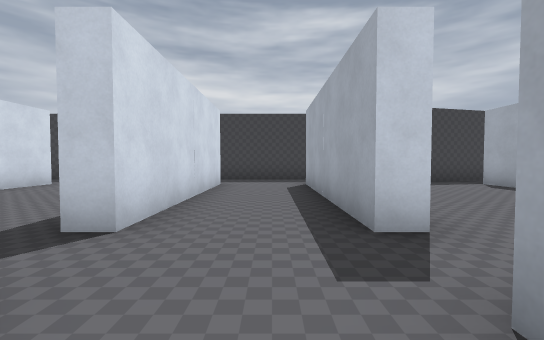
[1] (above)

21 first-person views from a walk through a 3-D level made in the Godot game engine. The camera is 1.3 m above the floor, tilts 2° down and sees 90° across. The floor is counted in squares, 2 m on a side. Each view is taken from the middle of a square. On the plan, view 1 faces up. The plan holds only what a view shows up to about 9 squares ahead; the rest is blank. The place goes on beyond the plan. Some surface patterns are stand-ins.

[2]
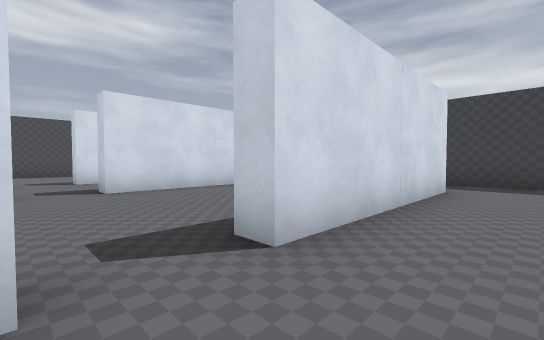

[3]
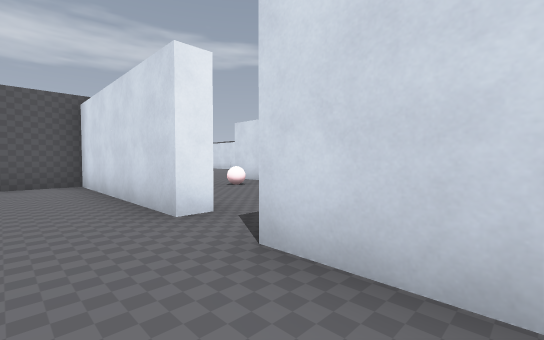

[4]
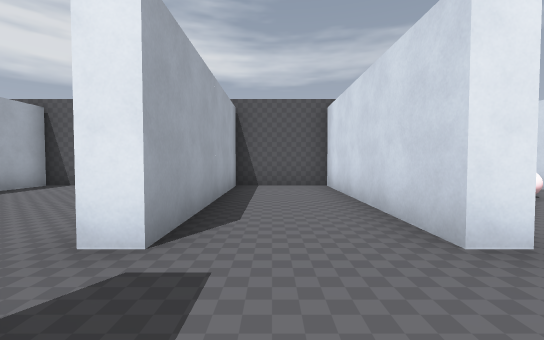

[5]
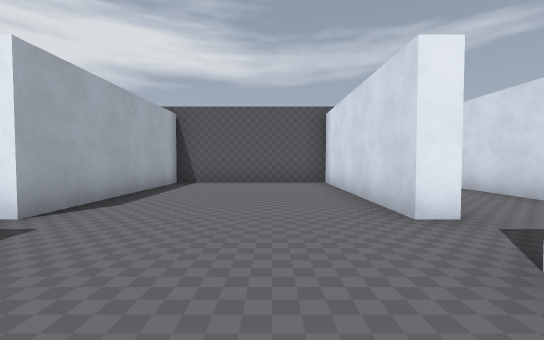

[6]
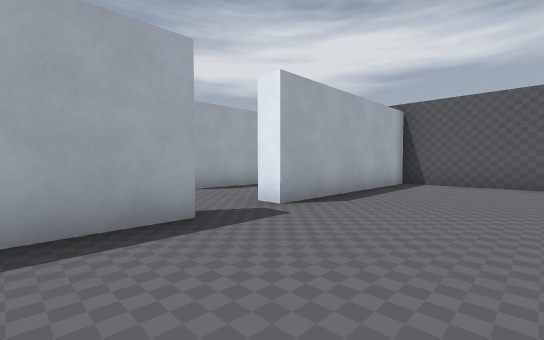

[7]
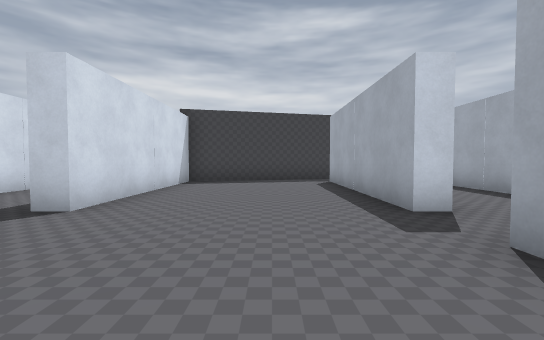

[8]
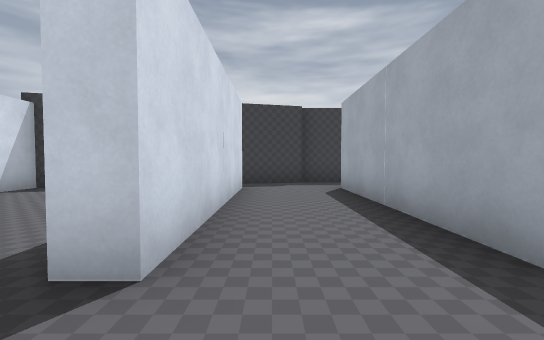

[9]
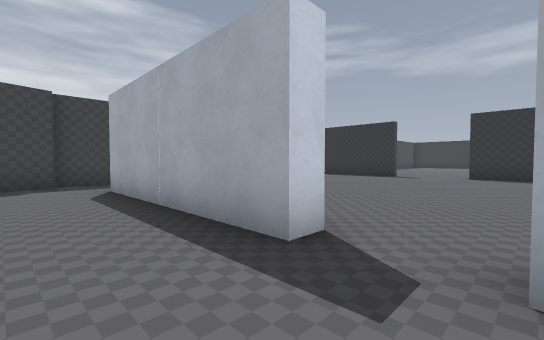

[10]
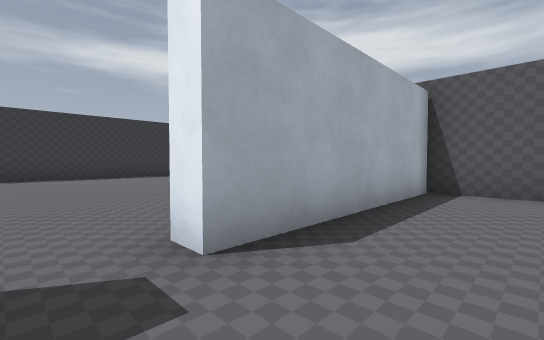

[11]
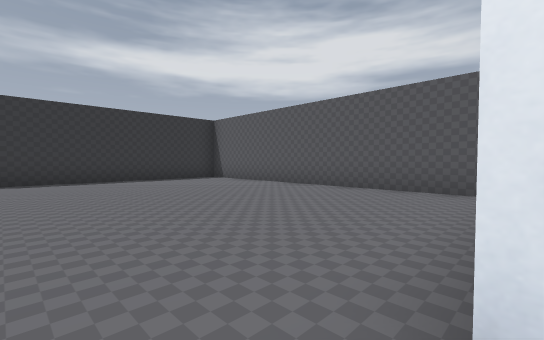

[12]
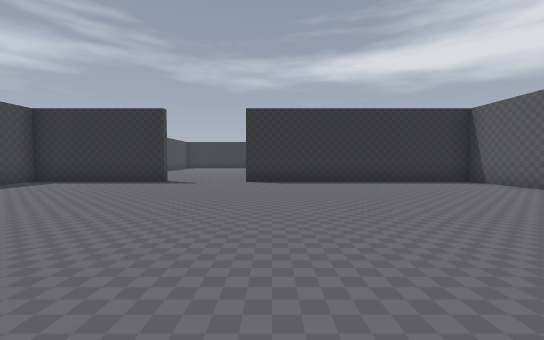

[13]
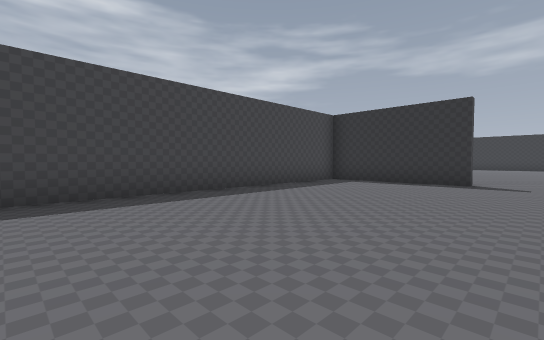

[14]
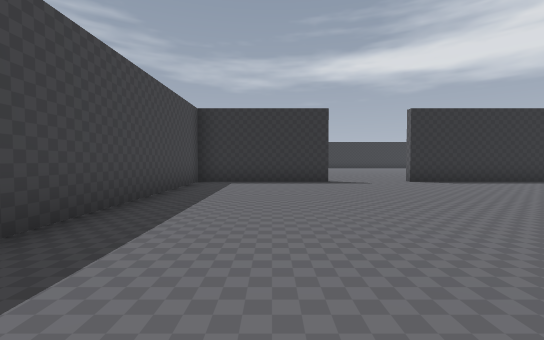

[15]
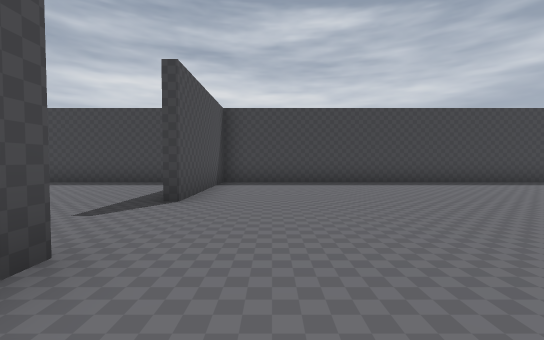

[16]
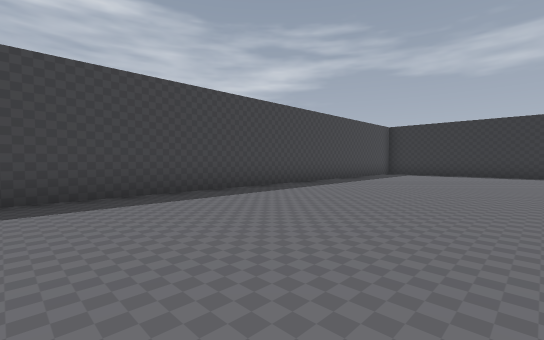

[17]
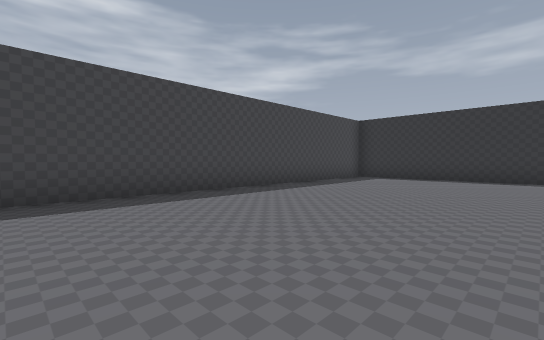

[18]
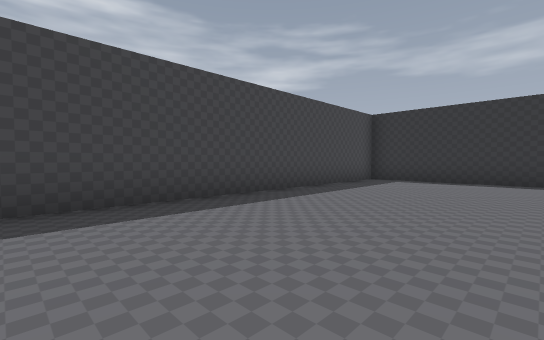

[19]
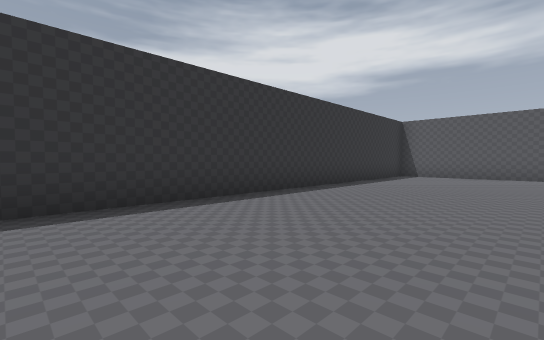

[20]
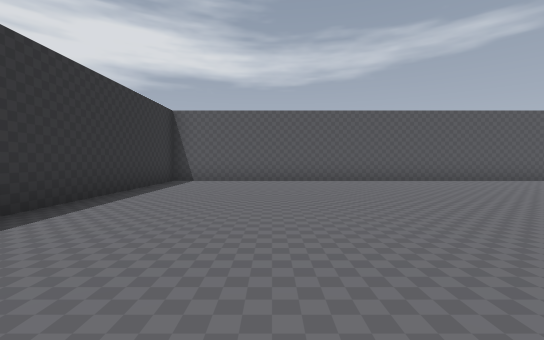

[21]
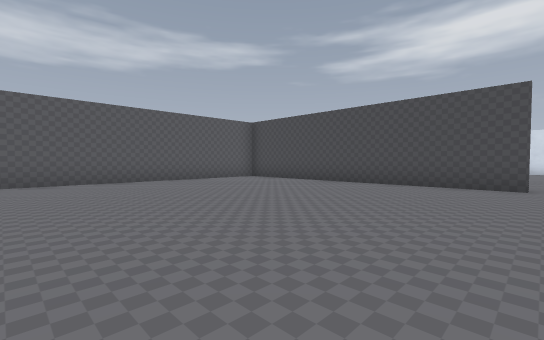

### Floor plan
Points are (right, up) in squares from view 1. A wall is a line through its corners. A room is listed if a view was taken in it or the views show most of it. See-through windows are left out.
Room 1 (views 1, 2, 3, 4)
walls: (1.4, 2.4) (0.9, 2.4) (0.9, 7.5); (-2, 1) (-1.4, 1) (-1.4, -4) (0.9, -4) (0.9, 1) (1.4, 1); (-1.4, 7.5) (-1.4, 2.4) (-2, 2.4); (0, 9.3) (-1.9, 9.3)
ways out: opening at (1, 2) to room 2; opening at (-2, 2); opening at (-2, 8.5)
Room 2 (views 5, 6, 7)
walls: (1.4, 1) (1.4, -4) (5.8, -4) (5.8, 1); (5.8, 2.4) (5.8, 7.5); (5.3, 8.3) (1.4, 7.4) (1.4, 2.4)
ways out: opening at (1, 2) to room 1; opening at (6, 2) to room 3
Room 3 (views 8, 9, 10, 11)
walls: (9.2, 2.4) (8.6, 2.4) (8.6, 7.5); (5.8, 1) (6.4, 1); (6.3, 7.5) (6.3, 2.4) (5.8, 2.4); (7.9, 9) (5.3, 8.3); (6.9, -4) (8.6, -4) (8.6, 1) (9.2, 1)
ways out: opening at (6, 2) to room 2; opening at (9, 2) to room 4; opening at (9, 8) to room 4
Room 4 (views 12, 13, 14)
walls: (18.3, 5.2) (18.3, 9.3) (7.9, 9.3); (9.8, -4) (18.3, -4) (18.3, 2.9)
ways out: opening at (9, 2) to room 3; opening at (9, 8) to room 3; opening at (18, 4) to room 5
Room 5 (views 15, 16, 17, 18, 19, 20, 21)
walls: (18.5, 2.9) (18.5, -2.4); (21.3, -5.7) (33.1, -5.7) (33.1, 8.6); (32.5, 9.3) (18.5, 9.3) (18.5, 5.2)
ways out: opening at (18, 4) to room 4

Positions as (right, up) in squares from view 1, and headings:
1: (0, 0), facing up
2: (0, 1), facing up-left
3: (0, 4), facing down-left
4: (0, 3), facing down
5: (3, 4), facing down
6: (3, 4), facing down-right
7: (4, -1), facing up
8: (7, 1), facing up
9: (7, 1), facing up-right
10: (7, 2), facing down-right
11: (9, 2), facing down-right
12: (10, 2), facing right
13: (10, 4), facing up-right
14: (10, 7), facing right
15: (20, 1), facing up
16: (20, 4), facing up-right
17: (23, 4), facing up-right
18: (24, 5), facing up-right
19: (29, 6), facing down-right
20: (30, 3), facing down
21: (26, 3), facing down-left
